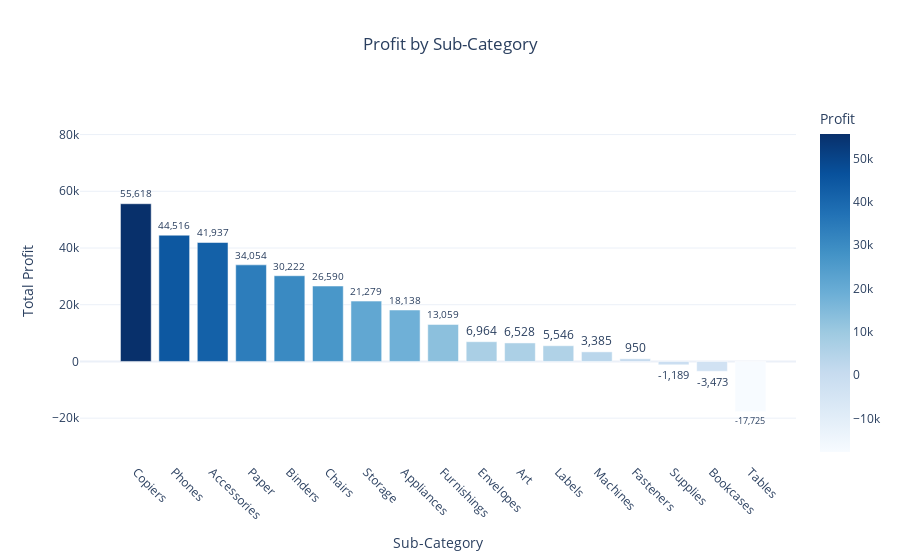

Source (notebook cell):
### Code cell
fig = px.bar(profit_by_sub_category,
             x='Sub-Category',
             y='Profit',
             title='Profit by Sub-Category',
             text='Profit',
             color='Profit',
             color_continuous_scale='Blues')

fig.update_layout(
    xaxis_title='Sub-Category',
    yaxis_title='Total Profit',
    xaxis={'categoryorder':'total descending'},
    hovermode='x',
    title_x=0.5
)

fig.update_traces(texttemplate='%{text:,.0f}',
                  textposition='outside')

fig.update_xaxes(tickangle=45)

fig.show()

### Figure 1 — Plotly figure (JSON) as saved in the notebook; plotly's stock layout.template omitted (floating-point values rounded to 4 significant figures)
{"data": [{"alignmentgroup": "True", "hovertemplate": "Sub-Category=%{x}<br>Profit=%{marker.color}<extra></extra>", "legendgroup": "", "marker": {"color": [41940.0, 18140.0, 6528.0, 30220.0, -3473.0, 26590.0, 55620.0, 6964.0, 949.5, 13060.0, 5546.0, 3385.0, 34050.0, 44520.0, 21280.0, -1189.0, -17730.0], "coloraxis": "coloraxis", "pattern": {"shape": ""}}, "name": "", "offsetgroup": "", "orientation": "v", "showlegend": false, "text": [41940.0, 18140.0, 6528.0, 30220.0, -3473.0, 26590.0, 55620.0, 6964.0, 949.5, 13060.0, 5546.0, 3385.0, 34050.0, 44520.0, 21280.0, -1189.0, -17730.0], "textposition": "outside", "texttemplate": "%{text:,.0f}", "type": "bar", "x": ["Accessories", "Appliances", "Art", "Binders", "Bookcases", "Chairs", "Copiers", "Envelopes", "Fasteners", "Furnishings", "Labels", "Machines", "Paper", "Phones", "Storage", "Supplies", "Tables"], "xaxis": "x", "y": [41940.0, 18140.0, 6528.0, 30220.0, -3473.0, 26590.0, 55620.0, 6964.0, 949.5, 13060.0, 5546.0, 3385.0, 34050.0, 44520.0, 21280.0, -1189.0, -17730.0], "yaxis": "y"}], "layout": {"autosize": true, "barmode": "relative", "coloraxis": {"colorbar": {"title": {"text": "Profit"}}, "colorscale": [[0, "rgb(247,251,255)"], [0.125, "rgb(222,235,247)"], [0.25, "rgb(198,219,239)"], [0.375, "rgb(158,202,225)"], [0.5, "rgb(107,174,214)"], [0.625, "rgb(66,146,198)"], [0.75, "rgb(33,113,181)"], [0.875, "rgb(8,81,156)"], [1, "rgb(8,48,107)"]]}, "hovermode": "x", "legend": {"tracegroupgap": 0}, "title": {"text": "Profit by Sub-Category", "x": 0.5}, "xaxis": {"anchor": "y", "autorange": false, "categoryorder": "total descending", "domain": [0, 1], "range": [-1.453, 17.19], "tickangle": 45, "title": {"text": "Sub-Category"}, "type": "category"}, "yaxis": {"anchor": "x", "autorange": false, "domain": [0, 1], "range": [-35460.0, 92190.0], "title": {"text": "Total Profit"}, "type": "linear"}}}
